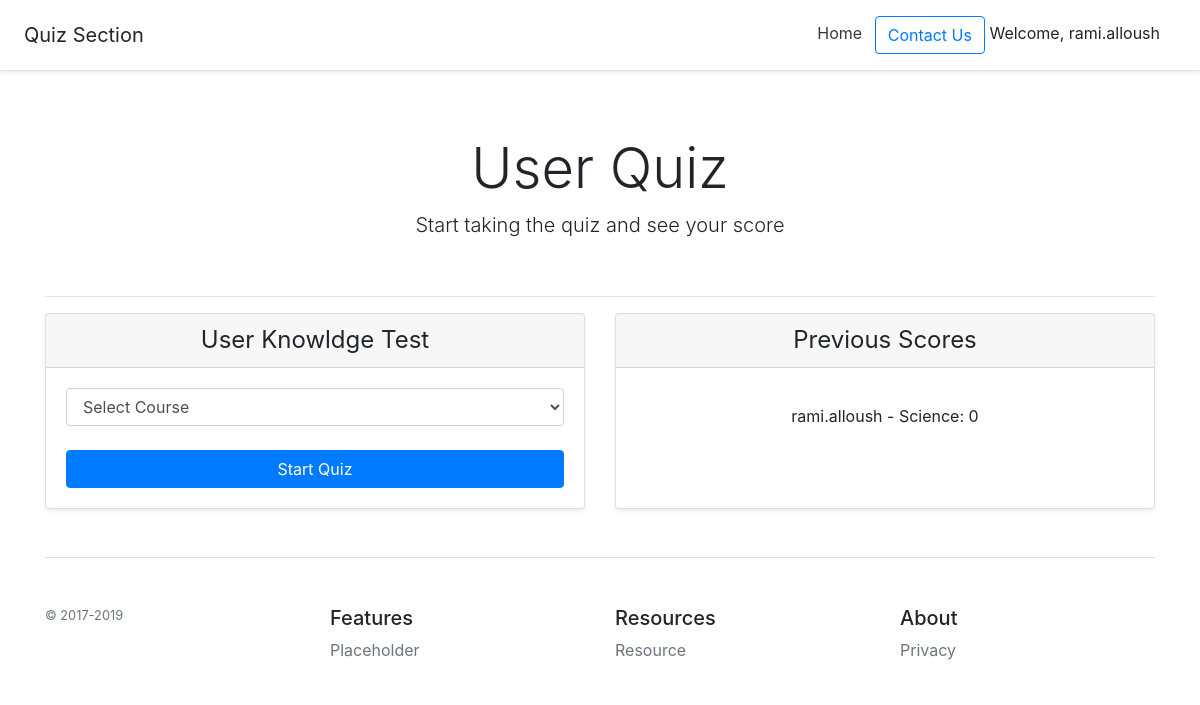
The app's page /quiz/ (signed in), older data.
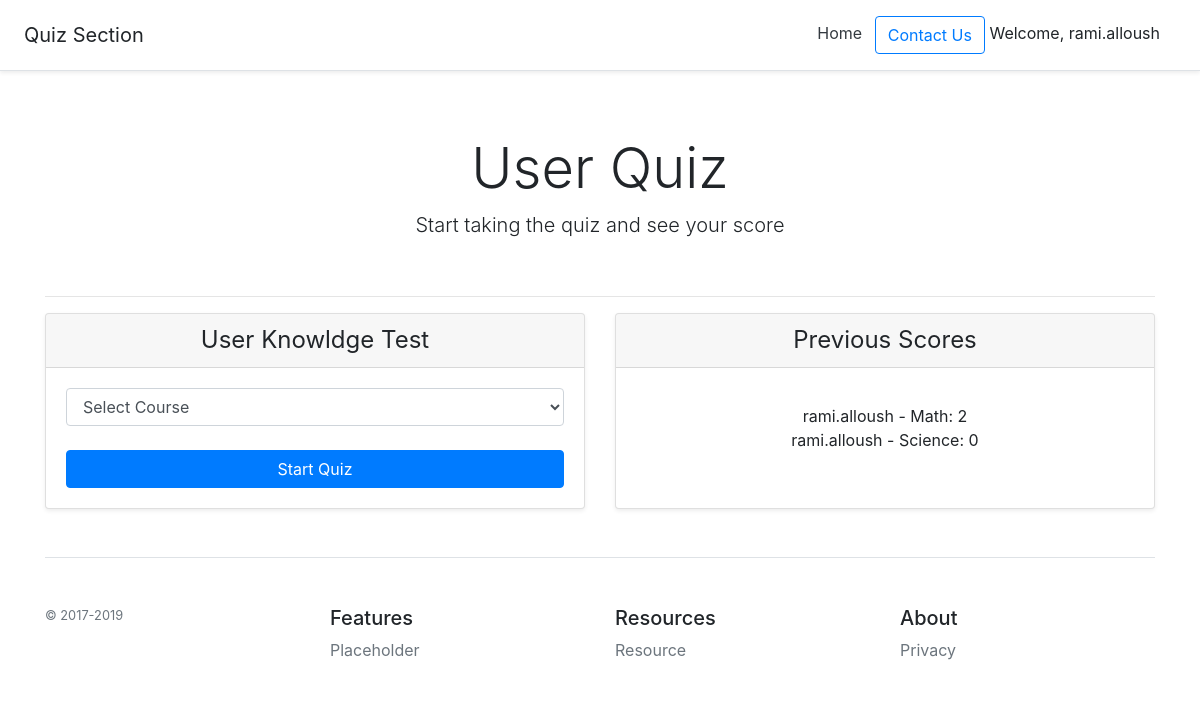
The same page, newer data.
### quiz/models.py (models this page shows, shortened)
class Score(models.Model):
    user = models.ForeignKey(settings.AUTH_USER_MODEL, verbose_name='User',
                             on_delete=models.CASCADE)
    course = models.ForeignKey(Course, on_delete=models.CASCADE)
    date = models.DateTimeField('Quiz Date', default=timezone.now)
    score = models.IntegerField(default=0)

class Course(models.Model):
    course_name = models.CharField(max_length=300)
    def __str__(self):
        return self.course_name

### quiz/views.py (the view)
# urls.py: path('', views.IndexView.as_view(), name='index'),
class IndexView(generic.ListView):
    model = Score
    template_name = 'quiz/index.html'
    def get_context_data(self, **kwargs):
        context = super(IndexView, self).get_context_data(**kwargs)
        context.update({
            'form': CourseSelectForm(),
        })
        return context
    def get_queryset(self):
        self.request.session['active_quiz'] = False
        self.request.session['result'] = ''
        self.request.session['seen_questions'] = []
        self.request.session['seen_questions_scores'] = []
        user = self.request.user
        if user.is_authenticated:
            return Score.objects.filter(
                user=self.request.user
            )
        else:
            return None

### quiz/forms.py
class CourseSelectForm(forms.Form):
    course_name = forms.ModelChoiceField(
        empty_label="Select Course",
        queryset=Course.objects.all(),
        widget=forms.Select(
            attrs={'class': 'form-control', 'label_from_instance ': 'dd'})
    )
    def __init__(self, *args, **kwargs):
        super(CourseSelectForm, self).__init__(*args, **kwargs)
        self.fields['course_name'].label = ''

### quiz/templates/quiz/index.html (shortened to what this page needs)
{% extends 'quiz/base.html' %}
{% block content %}
<div class="card-deck mb-3 text-center">
    <div class="card mb-12 shadow-sm">
        <div class="card-header">
            <h4 class="my-0 font-weight-normal">User Knowldge Test</h4>
        </div>
        <div class="card-body">
            {% if request.user.is_authenticated %}
            <form action="/quiz/start/" method="post">
                {{ form }}
                <br>
                <input type="submit" class="btn btn-block btn-primary" value="Start Quiz">
            </form>
            {% else %}
            You must log in first to take the quiz
            {% endif %}
        </div>
    </div>
    {% if score_list %}
    <div class="card mb-12 shadow-sm">
        <div class="card-header">
            <h4 class="my-0 font-weight-normal">Previous Scores</h4>
        </div>
        <div class="card-body">
            <ul class="list-unstyled mt-3 mb-4">
                {% for score in score_list %}
                <li>{{ score.user }} - {{ score.course }}: {{ score.score }}</li>
                {% endfor %}
            </ul>
        </div>
    </div>
    {% endif %}
</div>
{% endblock %}

Row changes from the older to the newer data that the page shows:
added Score: user "rami.alloush", course "Math", score "2"
